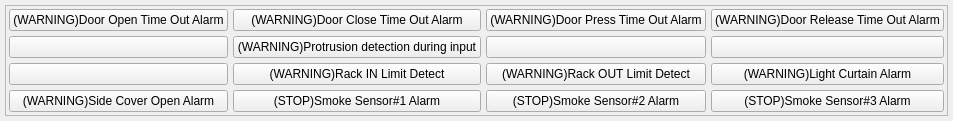
     <widget class="QWidget" name="tabD153">
      <attribute name="title">
       <string>D153</string>
      </attribute>
      <layout class="QVBoxLayout" name="verticalLayout_5">
       <property name="spacing">
        <number>5</number>
       </property>
       <property name="leftMargin">
        <number>5</number>
       </property>
       <property name="topMargin">
        <number>5</number>
       </property>
       <property name="rightMargin">
        <number>5</number>
       </property>
       <property name="bottomMargin">
        <number>5</number>
       </property>
       <item>
        <widget class="QFrame" name="frame_4">
         <property name="frameShape">
          <enum>QFrame::StyledPanel</enum>
         </property>
         <property name="frameShadow">
          <enum>QFrame::Raised</enum>
         </property>
         <layout class="QGridLayout" name="gridLayout_4">
          <property name="leftMargin">
           <number>3</number>
          </property>
          <property name="topMargin">
           <number>3</number>
          </property>
          <property name="rightMargin">
           <number>3</number>
          </property>
          <property name="bottomMargin">
           <number>3</number>
          </property>
          <property name="spacing">
           <number>5</number>
          </property>
          <item row="0" column="0">
           <widget class="QPushButton" name="D153_1">
            <property name="sizePolicy">
             <sizepolicy hsizetype="Preferred" vsizetype="Preferred">
              <horstretch>0</horstretch>
              <verstretch>0</verstretch>
             </sizepolicy>
            </property>
            <property name="text">
             <string>(WARNING)Door Open Time Out Alarm</string>
            </property>
            <property name="checkable">
             <bool>true</bool>
            </property>
           </widget>
          </item>
          <item row="0" column="1">
           <widget class="QPushButton" name="D153_2">
            <property name="sizePolicy">
             <sizepolicy hsizetype="Preferred" vsizetype="Preferred">
              <horstretch>0</horstretch>
              <verstretch>0</verstretch>
             </sizepolicy>
            </property>
            <property name="text">
             <string>(WARNING)Door Close Time Out Alarm</string>
            </property>
            <property name="checkable">
             <bool>true</bool>
            </property>
           </widget>
          </item>
          <item row="0" column="2">
           <widget class="QPushButton" name="D153_3">
            <property name="sizePolicy">
             <sizepolicy hsizetype="Preferred" vsizetype="Preferred">
              <horstretch>0</horstretch>
              <verstretch>0</verstretch>
             </sizepolicy>
            </property>
            <property name="text">
             <string>(WARNING)Door Press Time Out Alarm</string>
            </property>
            <property name="checkable">
             <bool>true</bool>
            </property>
           </widget>
          </item>
          <item row="0" column="3">
           <widget class="QPushButton" name="D153_4">
            <property name="sizePolicy">
             <sizepolicy hsizetype="Preferred" vsizetype="Preferred">
              <horstretch>0</horstretch>
              <verstretch>0</verstretch>
             </sizepolicy>
            </property>
            <property name="text">
             <string>(WARNING)Door Release Time Out Alarm</string>
            </property>
            <property name="checkable">
             <bool>true</bool>
            </property>
           </widget>
          </item>
          <item row="1" column="0">
           <widget class="QPushButton" name="D153_5">
            <property name="sizePolicy">
             <sizepolicy hsizetype="Preferred" vsizetype="Preferred">
              <horstretch>0</horstretch>
              <verstretch>0</verstretch>
             </sizepolicy>
            </property>
            <property name="text">
             <string/>
            </property>
            <property name="checkable">
             <bool>true</bool>
            </property>
           </widget>
          </item>
          <item row="1" column="1">
           <widget class="QPushButton" name="D153_6">
            <property name="sizePolicy">
             <sizepolicy hsizetype="Preferred" vsizetype="Preferred">
              <horstretch>0</horstretch>
              <verstretch>0</verstretch>
             </sizepolicy>
            </property>
            <property name="text">
             <string>(WARNING)Protrusion detection during input</string>
            </property>
            <property name="checkable">
             <bool>true</bool>
            </property>
           </widget>
          </item>
          <item row="1" column="2">
           <widget class="QPushButton" name="D153_7">
            <property name="sizePolicy">
             <sizepolicy hsizetype="Preferred" vsizetype="Preferred">
              <horstretch>0</horstretch>
              <verstretch>0</verstretch>
             </sizepolicy>
            </property>
            <property name="text">
             <string/>
            </property>
            <property name="checkable">
             <bool>true</bool>
            </property>
           </widget>
          </item>
          <item row="1" column="3">
           <widget class="QPushButton" name="D153_8">
            <property name="sizePolicy">
             <sizepolicy hsizetype="Preferred" vsizetype="Preferred">
              <horstretch>0</horstretch>
              <verstretch>0</verstretch>
             </sizepolicy>
            </property>
            <property name="text">
             <string/>
            </property>
            <property name="checkable">
             <bool>true</bool>
            </property>
           </widget>
          </item>
          <item row="2" column="0">
           <widget class="QPushButton" name="D153_9">
            <property name="sizePolicy">
             <sizepolicy hsizetype="Preferred" vsizetype="Preferred">
              <horstretch>0</horstretch>
              <verstretch>0</verstretch>
             </sizepolicy>
            </property>
            <property name="text">
             <string/>
            </property>
            <property name="checkable">
             <bool>true</bool>
            </property>
           </widget>
          </item>
          <item row="2" column="1">
           <widget class="QPushButton" name="D153_10">
            <property name="sizePolicy">
             <sizepolicy hsizetype="Preferred" vsizetype="Preferred">
              <horstretch>0</horstretch>
              <verstretch>0</verstretch>
             </sizepolicy>
            </property>
            <property name="text">
             <string>(WARNING)Rack IN Limit Detect</string>
            </property>
            <property name="checkable">
             <bool>true</bool>
            </property>
           </widget>
          </item>
          <item row="2" column="2">
           <widget class="QPushButton" name="D153_11">
            <property name="sizePolicy">
             <sizepolicy hsizetype="Preferred" vsizetype="Preferred">
              <horstretch>0</horstretch>
              <verstretch>0</verstretch>
             </sizepolicy>
            </property>
            <property name="text">
             <string>(WARNING)Rack OUT Limit Detect</string>
            </property>
            <property name="checkable">
             <bool>true</bool>
            </property>
           </widget>
          </item>
          <item row="2" column="3">
           <widget class="QPushButton" name="D153_12">
            <property name="sizePolicy">
             <sizepolicy hsizetype="Preferred" vsizetype="Preferred">
              <horstretch>0</horstretch>
              <verstretch>0</verstretch>
             </sizepolicy>
            </property>
            <property name="text">
             <string>(WARNING)Light Curtain Alarm</string>
            </property>
            <property name="checkable">
             <bool>true</bool>
            </property>
           </widget>
          </item>
          <item row="3" column="0">
           <widget class="QPushButton" name="D153_13">
            <property name="sizePolicy">
             <sizepolicy hsizetype="Preferred" vsizetype="Preferred">
              <horstretch>0</horstretch>
              <verstretch>0</verstretch>
             </sizepolicy>
            </property>
            <property name="text">
             <string>(WARNING)Side Cover Open Alarm</string>
            </property>
            <property name="checkable">
             <bool>true</bool>
            </property>
           </widget>
          </item>
          <item row="3" column="1">
           <widget class="QPushButton" name="D153_14">
            <property name="sizePolicy">
             <sizepolicy hsizetype="Preferred" vsizetype="Preferred">
              <horstretch>0</horstretch>
              <verstretch>0</verstretch>
             </sizepolicy>
            </property>
            <property name="text">
             <string>(STOP)Smoke Sensor#1 Alarm</string>
            </property>
            <property name="checkable">
             <bool>true</bool>
            </property>
           </widget>
          </item>
          <item row="3" column="2">
           <widget class="QPushButton" name="D153_15">
            <property name="sizePolicy">
             <sizepolicy hsizetype="Preferred" vsizetype="Preferred">
              <horstretch>0</horstretch>
              <verstretch>0</verstretch>
             </sizepolicy>
            </property>
            <property name="text">
             <string>(STOP)Smoke Sensor#2 Alarm</string>
            </property>
            <property name="checkable">
             <bool>true</bool>
            </property>
           </widget>
          </item>
          <item row="3" column="3">
           <widget class="QPushButton" name="D153_16">
            <property name="sizePolicy">
             <sizepolicy hsizetype="Preferred" vsizetype="Preferred">
              <horstretch>0</horstretch>
              <verstretch>0</verstretch>
             </sizepolicy>
            </property>
            <property name="text">
             <string>(STOP)Smoke Sensor#3 Alarm</string>
            </property>
            <property name="checkable">
             <bool>true</bool>
            </property>
           </widget>
          </item>
         </layout>
        </widget>
       </item>
      </layout>
     </widget>
